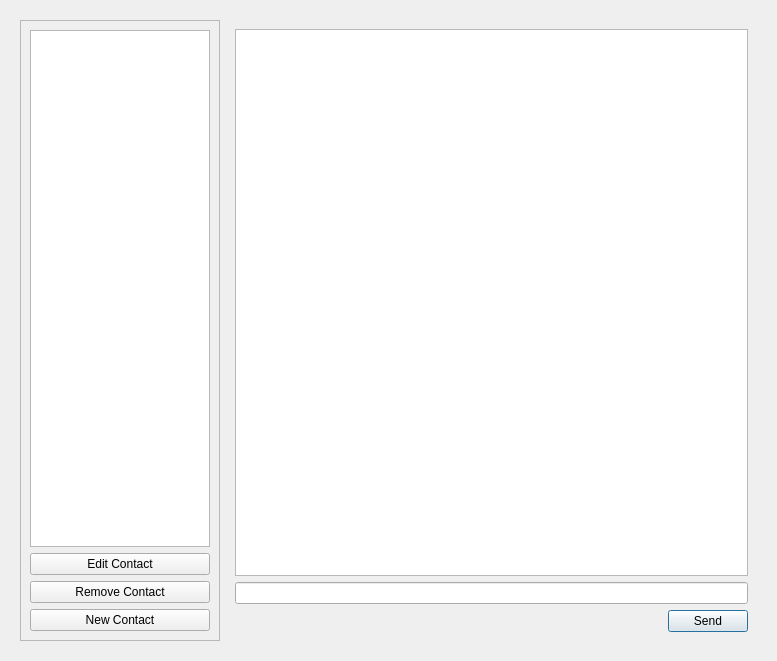
<?xml version="1.0" encoding="UTF-8"?>
<ui version="4.0">
 <class>ChatDialog</class>
 <widget class="QDialog" name="ChatDialog">
  <property name="geometry">
   <rect>
    <x>0</x>
    <y>0</y>
    <width>777</width>
    <height>661</height>
   </rect>
  </property>
  <property name="windowTitle">
   <string>Chat</string>
  </property>
  <property name="layoutDirection">
   <enum>Qt::RightToLeft</enum>
  </property>
  <layout class="QVBoxLayout" name="verticalLayout_3">
   <item>
    <widget class="QWidget" name="chatWidget" native="true">
     <property name="sizePolicy">
      <sizepolicy hsizetype="Expanding" vsizetype="Expanding">
       <horstretch>0</horstretch>
       <verstretch>0</verstretch>
      </sizepolicy>
     </property>
     <layout class="QHBoxLayout" name="horizontalLayout_2">
      <item>
       <widget class="QWidget" name="messageAndHistoryWidget" native="true">
        <property name="sizePolicy">
         <sizepolicy hsizetype="Expanding" vsizetype="Expanding">
          <horstretch>0</horstretch>
          <verstretch>0</verstretch>
         </sizepolicy>
        </property>
        <layout class="QVBoxLayout" name="verticalLayout">
         <item>
          <widget class="QTextEdit" name="textEdit">
           <property name="focusPolicy">
            <enum>Qt::NoFocus</enum>
           </property>
           <property name="readOnly">
            <bool>true</bool>
           </property>
          </widget>
         </item>
         <item>
          <widget class="QLineEdit" name="lineEdit">
           <property name="sizePolicy">
            <sizepolicy hsizetype="Expanding" vsizetype="Fixed">
             <horstretch>0</horstretch>
             <verstretch>0</verstretch>
            </sizepolicy>
           </property>
           <property name="maximumSize">
            <size>
             <width>16777215</width>
             <height>23</height>
            </size>
           </property>
           <property name="text">
            <string/>
           </property>
          </widget>
         </item>
         <item>
          <widget class="QPushButton" name="sendButton">
           <property name="sizePolicy">
            <sizepolicy hsizetype="Fixed" vsizetype="Fixed">
             <horstretch>0</horstretch>
             <verstretch>0</verstretch>
            </sizepolicy>
           </property>
           <property name="text">
            <string>Send</string>
           </property>
          </widget>
         </item>
        </layout>
        <zorder>lineEdit</zorder>
        <zorder>lineEdit</zorder>
        <zorder>textEdit</zorder>
        <zorder>sendButton</zorder>
       </widget>
      </item>
      <item>
       <widget class="QFrame" name="contactsFrame">
        <property name="sizePolicy">
         <sizepolicy hsizetype="Maximum" vsizetype="Preferred">
          <horstretch>0</horstretch>
          <verstretch>0</verstretch>
         </sizepolicy>
        </property>
        <property name="frameShape">
         <enum>QFrame::StyledPanel</enum>
        </property>
        <property name="frameShadow">
         <enum>QFrame::Raised</enum>
        </property>
        <layout class="QVBoxLayout" name="verticalLayout_2">
         <item>
          <widget class="QListWidget" name="listWidget">
           <property name="maximumSize">
            <size>
             <width>180</width>
             <height>16777215</height>
            </size>
           </property>
           <property name="focusPolicy">
            <enum>Qt::NoFocus</enum>
           </property>
          </widget>
         </item>
         <item>
          <widget class="QPushButton" name="editContactButton">
           <property name="text">
            <string>Edit Contact</string>
           </property>
          </widget>
         </item>
         <item>
          <widget class="QPushButton" name="removeContactButton">
           <property name="text">
            <string>Remove Contact</string>
           </property>
          </widget>
         </item>
         <item>
          <widget class="QPushButton" name="newContactButton">
           <property name="text">
            <string>New Contact</string>
           </property>
          </widget>
         </item>
        </layout>
       </widget>
      </item>
     </layout>
     <zorder>textEdit</zorder>
     <zorder>listWidget</zorder>
     <zorder>messageAndHistoryWidget</zorder>
     <zorder>contactsFrame</zorder>
    </widget>
   </item>
  </layout>
 </widget>
 <resources/>
 <connections/>
</ui>
